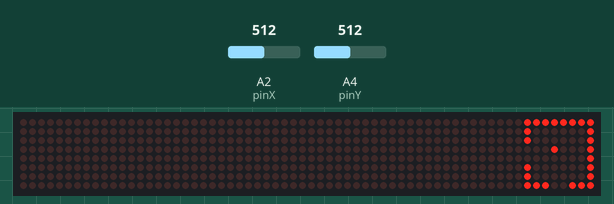
Recording of a sketch running on a simulated Arduino Uno, built with avr-gcc and run on an emulated ATmega328P. Parts: 64×8 LED matrix. The inputs (shaded band) are chosen by the test bench; at power-on: A2 (pinX) = 512, A4 (pinY) = 512.

Above: at 1.2 s.
1.3 s: A2 (pinX) set to 557
2.8 s: A2 (pinX) set to 581
At 4.6 s:
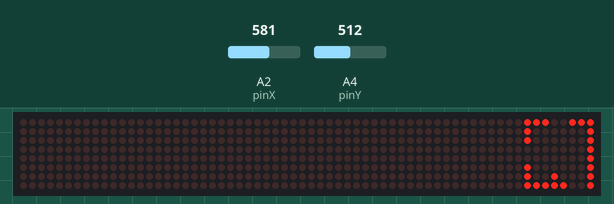
4.8 s: A4 (pinY) set to 564
6.3 s: A4 (pinY) set to 581
At 6.8 s:
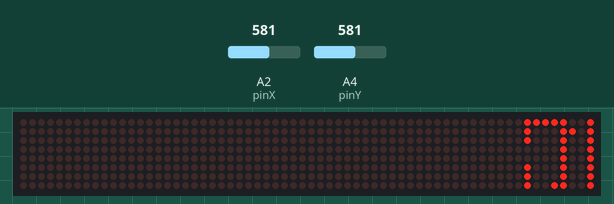
8.3 s: A4 (pinY) set to 306
At 8.62 s:
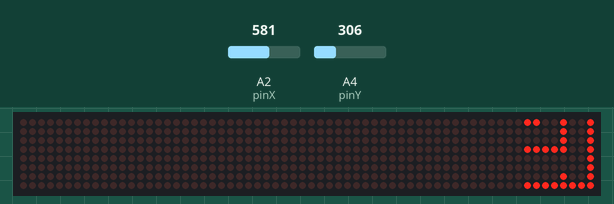
10.3 s: A2 (pinX) set to 464
12.3 s: A2 (pinX) set to 442
At 13.4 s:
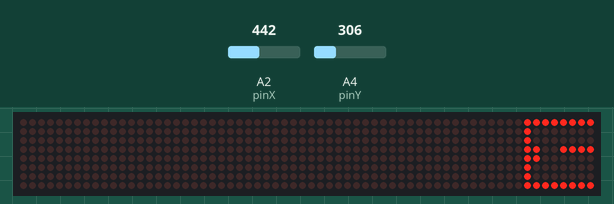
Timing chart, 0 to 15.1 s (numbered marks = the images above; inputs shaded):
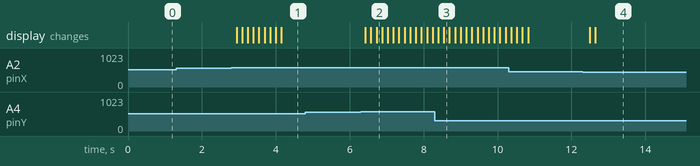

Measured:
- the behaviour switches between 571 and 572 on A2 (pinX) (found by bisection; images 0 and 1)
- the behaviour switches between 571 and 572 on A4 (pinY) (found by bisection; images 1 and 2)
- the behaviour switches between 455 and 454 on A2 (pinX) (found by bisection; images 3 and 4)
- after the input at 1.3 s, every drawn part: stays the same
- after the input at 2.8 s, the display: first changes after 0.14 s (image 1 shows a later state)
- after the input at 4.8 s, every drawn part: stays the same
- after the input at 6.3 s, the display: first changes after 0.12 s (image 2 shows a later state)
- after the input at 8.3 s, the display: first differs from a run without the input after 0.25 s (image 3)
- after the input at 12.3 s, the display: first changes after 0.19 s (image 4 shows a later state)

The sketch:

Maze.ino
```cpp
#include <LedControl.h>

LedControl lc = LedControl(5, 7, 6 ,0);

int roomA[8][8] = {
  {1, 1, 1, 1, 1, 1, 1, 1},
  {1, 0, 0, 0, 0, 0, 0, 1},
  {1, 0, 0, 0, 0, 0, 0, 1},
  {6, 0, 0, 0, 0, 0, 0, 1},
  {6, 0, 0, 0, 0, 0, 0, 1},
  {1, 0, 0, 0, 0, 0, 0, 1},
  {1, 0, 0, 0, 0, 0, 0, 1},
  {1, 1, 1, 3, 3, 1, 1, 1},
};

int roomB[8][8] = {
  {1, 1, 1, 2, 2, 1, 1, 1},
  {1, 0, 0, 0, 0, 0, 0, 1},
  {1, 0, 0, 0, 0, 0, 0, 1},
  {7, 0, 0, 0, 0, 0, 0, 1},
  {7, 0, 0, 0, 0, 0, 0, 1},
  {1, 0, 0, 0, 0, 0, 0, 1},
  {1, 0, 0, 0, 0, 0, 0, 1},
  {1, 1, 1, 1, 1, 4, 4, 1},
};

int roomC[8][8] = {
  {1, 1, 1, 1, 1, 3, 3, 1},
  {1, 0, 0, 0, 1, 0, 0, 1},
  {1, 0, 0, 0, 1, 0, 0, 1},
  {8, 0, 0, 0, 1, 0, 0, 1},
  {8, 0, 0, 0, 1, 0, 0, 1},
  {1, 0, 0, 0, 1, 0, 0, 1},
  {1, 0, 0, 0, 1, 0, 0, 1},
  {1, 5, 5, 1, 1, 5, 5, 1},
};

int roomD[8][8] = {
  {1, 1, 4, 4, 1, 4, 4, 1},
  {9, 0, 0, 0, 1, 0, 0, 1},
  {9, 0, 0, 0, 1, 0, 0, 1},
  {1, 1, 1, 1, 1, 0, 0, 1},
  {9, 0, 0, 0, 0, 0, 0, 1},
  {9, 0, 0, 0, 0, 0, 0, 1},
  {9, 0, 0, 0, 0, 0, 0, 1},
  {1, 1, 1, 1, 1, 1, 1, 1},
};

int roomE[8][8] = {
  {1, 1, 1, 1, 1, 1, 1, 1},
  {1, 0, 0, 0, 0, 0, 0, 1},
  {1, 0, 0, 0, 0, 0, 0, 1},
  {10, 0, 0, 0, 0, 0, 0, 2},
  {10, 0, 0, 0, 0, 0, 0, 2},
  {1, 0, 0, 0, 0, 0, 0, 1},
  {1, 0, 0, 0, 0, 0, 0, 1},
  {1, 1, 1, 1, 1, 7, 7, 1},
};

int roomF[8][8] = {
  {1, 1, 1, 1, 1, 6, 6, 1},
  {1, 0, 0, 1, 0, 0, 0, 1},
  {1, 0, 0, 1, 0, 0, 0, 1},
  {11, 0, 0, 1, 0, 0, 0, 3},
  {11, 0, 0, 1, 0, 0, 0, 3},
  {1, 0, 0, 1, 0, 0, 0, 1},
  {1, 0, 0, 1, 0, 0, 0, 1},
  {1, 8, 8, 1, 1, 1, 1, 1},
};

int roomG[8][8] = {
  {1, 7, 7, 1, 1, 1, 1, 1},
  {1, 0, 0, 0, 0, 0, 0, 1},
  {1, 0, 0, 0, 0, 0, 0, 1},
  {1, 0, 0, 0, 0, 0, 0, 4},
  {1, 0, 0, 0, 0, 0, 0, 4},
  {1, 0, 0, 0, 0, 0, 0, 1},
  {1, 0, 0, 0, 0, 0, 0, 1},
  {1, 1, 1, 9, 9, 1, 1, 1},
};

int roomH[8][8] = {
  {1, 1, 1, 8, 8, 1, 1, 1},
  {13, 0, 0, 0, 0, 0, 0, 5},
  {13, 0, 0, 0, 0, 0, 0, 5},
  {1, 1, 1, 1, 1, 1, 1, 1},
  {13, 0, 0, 0, 0, 0, 0, 5},
  {13, 0, 0, 0, 0, 0, 0, 5},
  {13, 0, 0, 0, 0, 0, 0, 5},
  {1, 1, 1, 1, 1, 1, 1, 1},
};

int roomI[8][8] = {
  {1, 1, 1, 1, 1, 1, 1, 1},
  {1, 0, 0, 0, 0, 0, 0, 1},
  {1, 0, 0, 0, 0, 0, 0, 1},
  {1, 0, 0, 0, 0, 0, 0, 6},
  {1, 0, 0, 0, 0, 0, 0, 6},
  {1, 0, 0, 0, 0, 0, 0, 1},
  {1, 0, 0, 0, 0, 0, 0, 1},
  {1, 11, 11, 1, 1, 1, 1, 1},
};

int roomJ[8][8] = {
  {1, 10, 10, 1, 1, 1, 1, 1},
  {1, 0, 0, 0, 1, 0, 0, 1},
  {1, 0, 0, 0, 1, 0, 0, 1},
  {1, 0, 0, 0, 1, 0, 0, 7},
  {1, 1, 1, 1, 1, 0, 0, 7},
  {1, 0, 0, 0, 0, 0, 0, 1},
  {1, 0, 0, 0, 0, 0, 0, 1},
  {1, 1, 1, 12, 12, 1, 1, 1},
};

// int roomK[8][8] = {
//   {1, 1, 1, 11, 11, 1, 1, 1},
//   {1, 0, 0, 0, 0, 0, 0, 1},
//   {1, 0, 0, 0, 0, 0, 0, 1},
//   {1, 0, 0, 14, 14, 0, 0, 1},
//   {1, 0, 0, 14, 14, 0, 0, 1},
//   {1, 0, 0, 0, 0, 0, 0, 1},
//   {1, 0, 0, 0, 0, 0, 0, 1},
//   {1, 1, 1, 1, 1, 1, 1, 1},
// };

int roomK[8][8] = {
  {0, 0, 1, 1, 1, 1, 0, 0},
  {0, 1, 0, 0, 0, 0, 1, 0},
  {1, 0, 0, 1, 0, 1, 0, 1},
  {1, 0, 1, 0, 0, 0, 0, 1},
  {1, 0, 1, 0, 0, 0, 0, 1},
  {1, 0, 0, 1, 0, 1, 0, 1},
  {0, 1, 0, 0, 0, 0, 1, 0},
  {0, 0, 1, 1, 1, 1, 0, 0},
};

int roomL[8][8] = {
  {1, 1, 1, 1, 1, 1, 1, 1},
  {1, 0, 0, 0, 0, 0, 0, 9},
  {1, 0, 0, 0, 0, 0, 0, 9},
  {1, 1, 0, 0, 1, 1, 1, 1},
  {1, 0, 0, 0, 0, 0, 0, 9},
  {1, 0, 0, 0, 0, 0, 0, 9},
  {1, 0, 0, 0, 0, 0, 0, 9},
  {1, 1, 1, 1, 1, 1, 1, 1},
};

int currentRoom[8][8];

int currentColumn = 3;
int currentLine = 3;

#define pinX A2
#define pinY A4
int X = 0;
int Y = 0;

bool win = false;

void setup() {
  Serial.begin(9600);

  pinMode(pinX, INPUT);
  pinMode(pinY, INPUT);

  lc.shutdown(0,false);
  lc.setIntensity(0,15);
  lc.clearDisplay(0);

  setCurrentRoom(roomA);
}

void setCurrentRoom(int room[8][8]) {
  for (int i = 0; i < 8; i++) {
    for (int j = 0; j < 8; j++) {
      currentRoom[i][j] = room[i][j];
    }
  }
}

void loop() {
  X = analogRead(pinX);
  Y = analogRead(pinY);

  X = map(X, 0, 1023, 0, 360);
  Y = map(Y, 0, 1023, 0, 360);

  if (!win) {
    movePlayer();
  }

  printByte();
  delay(100);
}

void movePlayer() {
  // Serial.print(currentColumn);
  // Serial.print(" / ");
  // Serial.println(currentLine);

  currentRoom[currentColumn][currentLine] = 0;

  if (X < 160 && checkWall(-1, 0)) {
    if (checkTp(-1, 0)) {
      currentColumn = 6;
    } else {
      currentColumn--;
    }
  } else if (X > 200 && checkWall(1, 0)) {
    if (checkTp(1, 0)) {
      currentColumn = 1;
    } else {
      currentColumn++;
    }
  } else if (Y < 160 && checkWall(0, -1)) {
    if (checkTp(0, -1)) {
      currentLine = 6;
    } else {
      currentLine--;
    }
  } else if (Y > 200 && checkWall(0, 1)) {
    if (checkTp(0, 1)) {
      currentLine = 1;
    } else {
      currentLine++;
    }
  }
  if (!win) {
    currentRoom[currentColumn][currentLine] = 1;
  }
}

bool checkWall(int XMove, int YMove) {
  // Serial.print("Checking pos in ");
  // Serial.print(XMove);
  // Serial.print(" / ");
  // Serial.print(YMove);
  // Serial.print(" -> ");
  // Serial.println(currentRoom[currentColumn + XMove][currentLine + YMove]);
  if (currentRoom[currentColumn + XMove][currentLine + YMove] != 1) {
    return true;
  }
  return false;
}

bool checkTp(int XMove, int YMove) {
  // Serial.print("Checking char in ");
  // Serial.print(XMove);
  // Serial.print(" / ");
  // Serial.print(YMove);
  // Serial.print(" -> ");
  // Serial.println(currentRoom[currentColumn + XMove][currentLine + YMove]);
  switch (currentRoom[currentColumn + XMove][currentLine + YMove]) {
    case 2:
      setCurrentRoom(roomA);
      return true;
      break;
    case 3:
      setCurrentRoom(roomB);
      return true;
      break;
    case 4:
      setCurrentRoom(roomC);
      return true;
      break;
    case 5:
      setCurrentRoom(roomD);
      return true;
      break;
    case 6:
      setCurrentRoom(roomE);
      return true;
      break;
    case 7:
      setCurrentRoom(roomF);
      return true;
      break;
    case 8:
      setCurrentRoom(roomG);
      return true;
      break;
    case 9:
      setCurrentRoom(roomH);
      return true;
      break;
    case 10:
      setCurrentRoom(roomI);
      return true;
      break;
    case 11:
      setCurrentRoom(roomJ);
      return true;
      break;
    case 12:
      setCurrentRoom(roomK);
      win = true;
      return true;
      break;
    case 13:
      setCurrentRoom(roomL);
      return true;
      break;
    default:
      return false;
  }
}

void printByte() {
  for(int i = 0; i < 8; i++) {
    for(int j = 0; j < 8; j++) {
      if (currentRoom[i][j] < 2) {
        lc.setLed(0, i, j, currentRoom[i][j]);
      } else if (currentRoom[i][j] == 14) {
        lc.setLed(0, i, j, 0);

      } else {
        lc.setLed(0, i, j, 0);
      }
    }
  }
}
```
